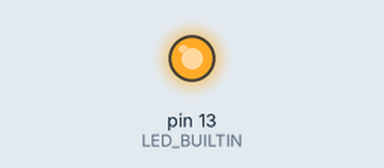
Recording of a sketch running on a simulated Arduino Uno, built with avr-gcc and run on an emulated ATmega328P. Parts: output pins drawn as LEDs (lit = HIGH).

Above: at 0.07 s.
At 29.94 s:
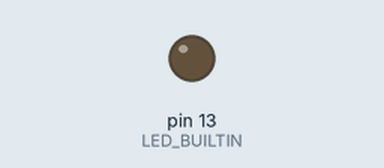
Timing chart, 0 to 32.6 s (numbered marks = the images above):
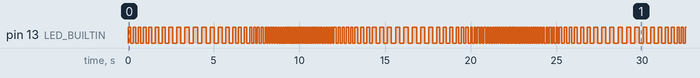

Measured:
- by itself, pin 13 (LED_BUILTIN): moves between LOW and HIGH, repeating every 25.0 s

The sketch:

PracticaArduino1.ino
```cpp
float freqMax = 500;
float freqMin = 100;


void setup() {
  pinMode(LED_BUILTIN, OUTPUT);

}

void loop() {
  float tiempo = millis() / 1000;

  float freq = ((sin(tiempo/2) + 1) / 2) * (freqMax - freqMin) + freqMin;

  digitalWrite(LED_BUILTIN, HIGH);
  delay(freq/2);
  digitalWrite(LED_BUILTIN, LOW);
  delay(freq/2);


}
```
